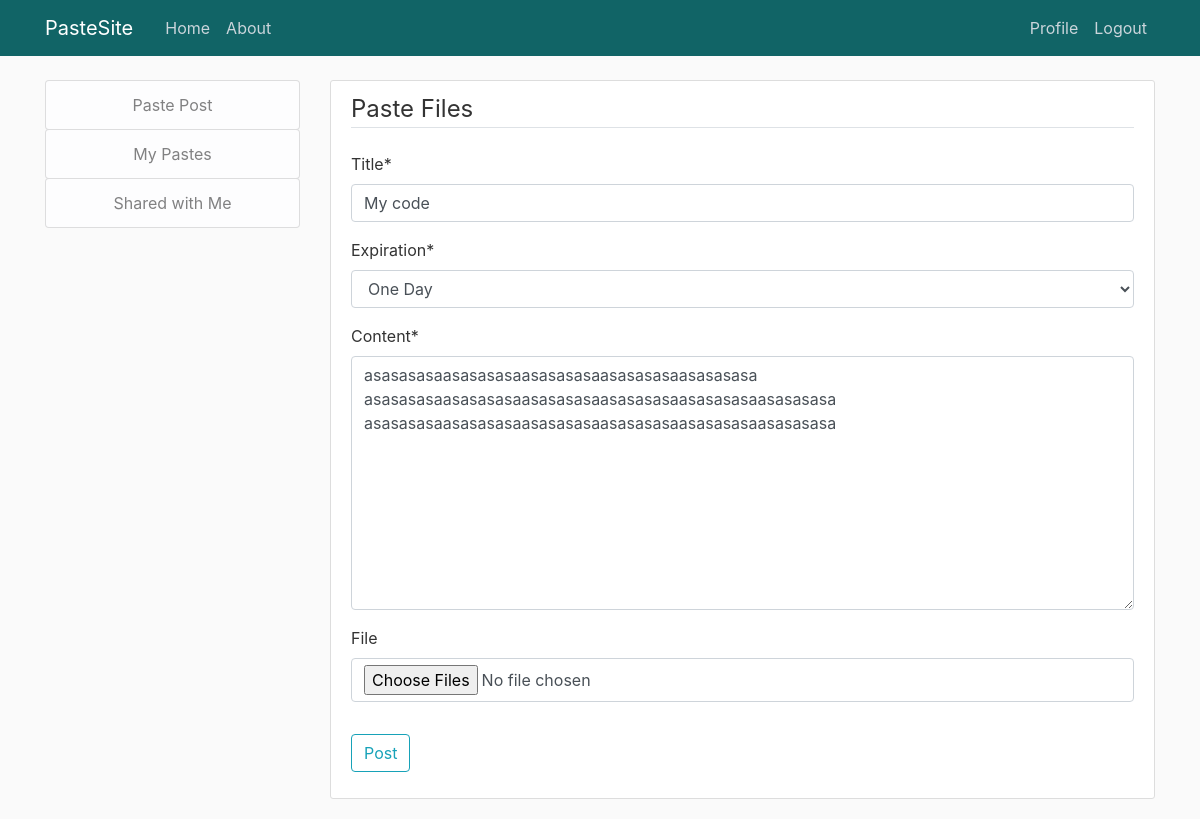
Page /post/63/update/ (signed in) on the committed database.
### blog/models.py (models this page shows, shortened)
class PostFile(models.Model):
    expiration_choices = [
        ('1','One Day'),
        ('7','One Week'),
        ('30','One Month'),
        ('365','One Year')
    ]
    title = models.CharField(max_length=100)
    expiration = models.CharField(max_length=20,choices=expiration_choices, default=1)
    content = models.TextField()
    file = models.FileField(upload_to = 'files/', blank = True , null = True)
    date_posted = models.DateTimeField(default=timezone.now)
    author = models.ForeignKey(User, on_delete=models.CASCADE)

### blog/views.py (the view, shortened to what this page needs)
# urls.py: path('post/<int:id>/update/', PostFileUpdate, name='post-update'),
@login_required
def PostFileUpdate(request, id=None):
    instance = get_object_or_404(PostFile, id = id)
    form =  PostFileForm(request.POST or None, instance =instance)
    form.instance.author = request.user
    files = request.FILES.getlist('file')
    context = {
        "title" : instance.title,
        "instance" : instance,
        "form" : form
    }
    return render(request, "blog/PostFile_form.html", context)

### blog/forms.py
class PostFileForm(forms.ModelForm):
    class Meta:
        model = PostFile
        fields = ['title', 'expiration','content','file']
        widgets = {
            'file': forms.FileInput(attrs={ 'class': 'form-control', 'multiple': True})
        }

### blog/templates/blog/PostFile_form.html (shortened to what this page needs)
{% extends "blog/base.html" %}
{% load crispy_forms_tags %}
{% block content %}
    <div class="content-section">
        <form method="POST" enctype="multipart/form-data"  >
            <fieldset class="form-group">
                <legend class="border-bottom mb-4 ">Paste Files</legend>
                {{ form | crispy }}
            </fieldset>
            <div class="form-group">
                <button class="btn btn-outline-info" type="submit">Post</button>
            </div>
        </form>
    </div>
{% endblock content %}

### blog/static/blog/main.css (style rules this page uses)
body { background: #fafafa; color: #333333; margin-top: 5rem; }
.content-section { background: #ffffff; padding: 10px 20px; border: 1px solid #dddddd; border-radius: 3px; margin-bottom: 20px; }

### rows in the picture
PostFile: title "My code", expiration "One Day", content "asasasasaasasasasaasasasasaasasasasaasasasasa asasasasaasasasasaasasasasaasasasasaasasasasaasasasasa asasasasaasasasasaasasasasaasasasasaasasasasaasasasasa"
